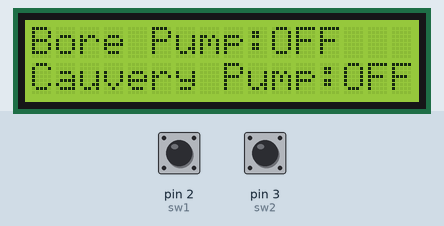
Simulated run of this sketch. Board: Arduino Uno, built with avr-gcc and run on an emulated ATmega328P. Parts: 16×2 character LCD. Inputs (shaded band) come from the test bench; at power-on: pin 2 (sw1) HIGH, pin 3 (sw2) HIGH.

Above: at 1.2 s.
1.3 s: pin 2 (sw1) pulled LOW for 0.15 s
At 2.1 s:
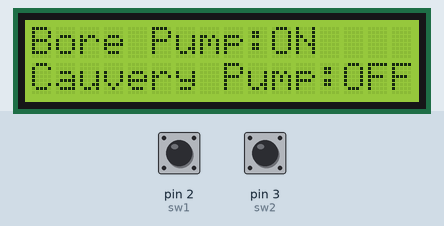
2.9 s: pin 3 (sw2) pulled LOW for 0.15 s
At 4.2 s:
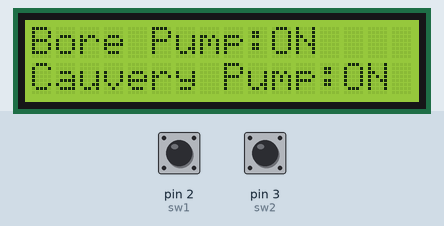
4.5 s: pin 2 (sw1) pulled LOW for 1 s
At 5.8 s:
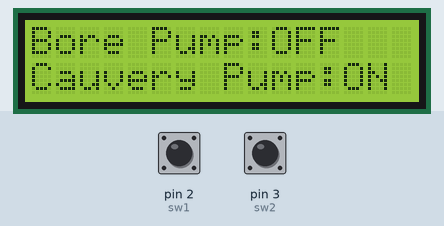
7.0 s: pin 2 (sw1) pulled LOW for 3.2 s
At 10.6 s:
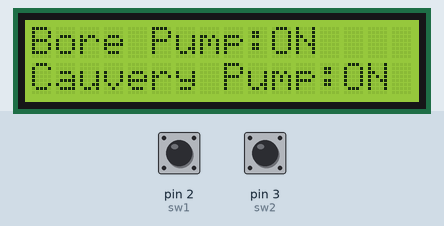
11.7 s: pin 3 (sw2) pulled LOW for 1 s
At 13.5 s:
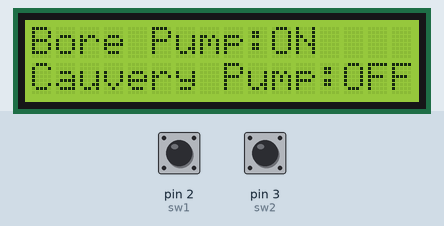
Timing chart, 0 to 15.0 s (numbered marks = the images above; inputs shaded):
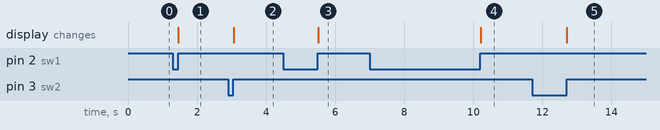

The sketch:

InterruptTouchSwitch.ino
```cpp
#include  <LiquidCrystal_I2C.h>

LiquidCrystal_I2C lcd(0x27,16,2);  // set the LCD address to 0x27 for a 16 chars and 2 line display

const byte sw1 = 2;
const byte sw2 = 3;
volatile byte s1op = LOW;
volatile byte s2op = LOW;

void setup()
{
  pinMode(sw1, INPUT);
  attachInterrupt(digitalPinToInterrupt(sw1), toggleS1, RISING);
  pinMode(sw2, INPUT);
  attachInterrupt(digitalPinToInterrupt(sw2), toggleS2, RISING);

  lcd.init();                      // initialize the lcd
  lcd.backlight();
  lcd.setCursor(0,0);
  lcd.print("Bore Pump:");
  lcd.setCursor(0,1);
  lcd.print("Cauvery Pump:");
}

void loop()
{
  lcd.setCursor(10,0);
  lcd.print(s1op==0?"OFF":"ON ");
  lcd.setCursor(13,1);
  lcd.print(s2op==0?"OFF":"ON ");
  //delay(1000);
}

void toggleS1() {
  s1op = !s1op;
}

void toggleS2() {
  s2op = !s2op;
}
```

Measured:
- after the input at 1.3 s, the display: changes after 0.16 s (image 1)
- after the input at 2.9 s, the display: changes after 0.16 s (image 2)
- after the input at 4.5 s, the display: changes after 1.0 s (image 3)
- after the input at 7.0 s, the display: changes after 3.2 s (image 4)
- after the input at 11.7 s, the display: changes after 1.0 s (image 5)
